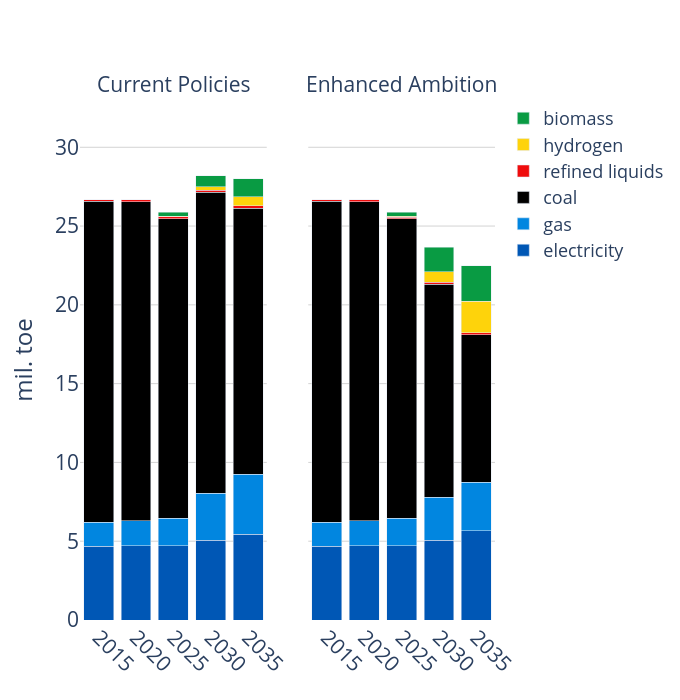

This figure's notebook cell:
### Code cell
years = list(range(2015, 2051, 5))

fig = make_subplots(
    rows=1, cols=2,
    shared_yaxes=True,
    shared_xaxes=True,
    subplot_titles=("Current Policies", "Enhanced Ambition")
)

# Add traces from fig1
for tr in fig1.data:
    tr.showlegend = False  # Show legend

    # Apply color and pattern if available
    if tr.name in fuel_colors:
        tr.marker.color = fuel_colors[tr.name]
        pattern = fuel_patterns.get(tr.name)
        if pattern:
            tr.marker.pattern = dict(shape=pattern)

    fig.add_trace(tr, row=1, col=1)

for tr in fig2.data:
    if tr.name in fuel_colors:
        tr.marker.color = fuel_colors[tr.name]
        pattern = fuel_patterns.get(tr.name)
        if pattern:
            tr.marker.pattern = dict(shape=pattern)

    fig.add_trace(tr, row=1, col=2, secondary_y=False)

# Layout settings
fig.update_layout(
    barmode='stack',
    plot_bgcolor='rgba(0,0,0,0)',
    width=680,
    height=700,
    # title=dict(
    #     text="<b>Panel B</b>",
    #     font=dict(size=28),
    #     x=0.5
    # ),
    yaxis=dict(
        title="mil. toe",
        range=[0, 33],
        showgrid=True,
        gridcolor='lightgray',
        title_font=dict(size=24),
        tickfont=dict(size=21)
    ),
    xaxis=dict(
        tickvals=years,
        ticktext=[str(y) for y in years],
        tickangle=45,
        tickfont=dict(size=21)
    ),
    yaxis2=dict(
        range=[0, 33],
        showgrid=True,
        gridcolor='lightgray',
        tickfont=dict(size=21)
    ),
    xaxis2=dict(
        tickvals=years,
        ticktext=[str(y) for y in years],
        tickangle=45,
        tickfont=dict(size=21)
    ),
    legend=dict(
        traceorder="reversed",
        font=dict(size=18),
        x=1.02, y=1,
        borderwidth=0
    )
)

# Apply font size to annotations (if any)
fig.update_annotations(font=dict(size=21))

pio.write_image(fig, "./fig/ironsteel_energy_type.png", width=650, height=680, scale=2)

# Show figure
fig.show()

### Figure 1 — Plotly figure (JSON) as saved in the notebook; plotly's stock layout.template omitted (floating-point values rounded to 4 significant figures)
{"data": [{"hovertemplate": "fuel=electricity<br>Year=%{x}<br>value=%{y}<extra></extra>", "legendgroup": "electricity", "marker": {"color": "#0057B5", "pattern": {"shape": ""}}, "name": "electricity", "orientation": "v", "showlegend": false, "textposition": "auto", "type": "bar", "x": [2015, 2020, 2025, 2030, 2035], "xaxis": "x", "y": [4.668, 4.711, 4.707, 5.048, 5.432], "yaxis": "y"}, {"hovertemplate": "fuel=gas<br>Year=%{x}<br>value=%{y}<extra></extra>", "legendgroup": "gas", "marker": {"color": "#0186E0", "pattern": {"shape": ""}}, "name": "gas", "orientation": "v", "showlegend": false, "textposition": "auto", "type": "bar", "x": [2015, 2020, 2025, 2030, 2035], "xaxis": "x", "y": [1.528, 1.585, 1.747, 2.994, 3.812], "yaxis": "y"}, {"hovertemplate": "fuel=coal<br>Year=%{x}<br>value=%{y}<extra></extra>", "legendgroup": "coal", "marker": {"color": "#000000", "pattern": {"shape": ""}}, "name": "coal", "orientation": "v", "showlegend": false, "textposition": "auto", "type": "bar", "x": [2015, 2020, 2025, 2030, 2035], "xaxis": "x", "y": [20.39, 20.26, 19.02, 19.11, 16.9], "yaxis": "y"}, {"hovertemplate": "fuel=refined liquids<br>Year=%{x}<br>value=%{y}<extra></extra>", "legendgroup": "refined liquids", "marker": {"color": "#EF0C0C", "pattern": {"shape": ""}}, "name": "refined liquids", "orientation": "v", "showlegend": false, "textposition": "auto", "type": "bar", "x": [2015, 2020, 2025, 2030, 2035], "xaxis": "x", "y": [0.09996, 0.1024, 0.1063, 0.1271, 0.1473], "yaxis": "y"}, {"hovertemplate": "fuel=hydrogen<br>Year=%{x}<br>value=%{y}<extra></extra>", "legendgroup": "hydrogen", "marker": {"color": "#FED30B", "pattern": {"shape": ""}}, "name": "hydrogen", "orientation": "v", "showlegend": false, "textposition": "auto", "type": "bar", "x": [2025, 2030, 2035], "xaxis": "x", "y": [0.054, 0.2038, 0.5642], "yaxis": "y"}, {"hovertemplate": "fuel=biomass<br>Year=%{x}<br>value=%{y}<extra></extra>", "legendgroup": "biomass", "marker": {"color": "#099B43", "pattern": {"shape": ""}}, "name": "biomass", "orientation": "v", "showlegend": false, "textposition": "auto", "type": "bar", "x": [2025, 2030, 2035], "xaxis": "x", "y": [0.2447, 0.7132, 1.16], "yaxis": "y"}, {"hovertemplate": "fuel=electricity<br>Year=%{x}<br>value=%{y}<extra></extra>", "legendgroup": "electricity", "marker": {"color": "#0057B5", "pattern": {"shape": ""}}, "name": "electricity", "orientation": "v", "showlegend": true, "textposition": "auto", "type": "bar", "x": [2015, 2020, 2025, 2030, 2035], "xaxis": "x2", "y": [4.668, 4.711, 4.702, 5.075, 5.655], "yaxis": "y2"}, {"hovertemplate": "fuel=gas<br>Year=%{x}<br>value=%{y}<extra></extra>", "legendgroup": "gas", "marker": {"color": "#0186E0", "pattern": {"shape": ""}}, "name": "gas", "orientation": "v", "showlegend": true, "textposition": "auto", "type": "bar", "x": [2015, 2020, 2025, 2030, 2035], "xaxis": "x2", "y": [1.528, 1.585, 1.742, 2.72, 3.074], "yaxis": "y2"}, {"hovertemplate": "fuel=coal<br>Year=%{x}<br>value=%{y}<extra></extra>", "legendgroup": "coal", "marker": {"color": "#000000", "pattern": {"shape": ""}}, "name": "coal", "orientation": "v", "showlegend": true, "textposition": "auto", "type": "bar", "x": [2015, 2020, 2025, 2030, 2035], "xaxis": "x2", "y": [20.39, 20.26, 19.01, 13.52, 9.37], "yaxis": "y2"}, {"hovertemplate": "fuel=refined liquids<br>Year=%{x}<br>value=%{y}<extra></extra>", "legendgroup": "refined liquids", "marker": {"color": "#EF0C0C", "pattern": {"shape": ""}}, "name": "refined liquids", "orientation": "v", "showlegend": true, "textposition": "auto", "type": "bar", "x": [2015, 2020, 2025, 2030, 2035], "xaxis": "x2", "y": [0.09996, 0.1024, 0.106, 0.13, 0.1439], "yaxis": "y2"}, {"hovertemplate": "fuel=hydrogen<br>Year=%{x}<br>value=%{y}<extra></extra>", "legendgroup": "hydrogen", "marker": {"color": "#FED30B", "pattern": {"shape": ""}}, "name": "hydrogen", "orientation": "v", "showlegend": true, "textposition": "auto", "type": "bar", "x": [2025, 2030, 2035], "xaxis": "x2", "y": [0.06071, 0.6532, 1.987], "yaxis": "y2"}, {"hovertemplate": "fuel=biomass<br>Year=%{x}<br>value=%{y}<extra></extra>", "legendgroup": "biomass", "marker": {"color": "#099B43", "pattern": {"shape": ""}}, "name": "biomass", "orientation": "v", "showlegend": true, "textposition": "auto", "type": "bar", "x": [2025, 2030, 2035], "xaxis": "x2", "y": [0.2438, 1.56, 2.268], "yaxis": "y2"}], "layout": {"annotations": [{"font": {"size": 21}, "showarrow": false, "text": "Current Policies", "x": 0.225, "xanchor": "center", "xref": "paper", "y": 1, "yanchor": "bottom", "yref": "paper"}, {"font": {"size": 21}, "showarrow": false, "text": "Enhanced Ambition", "x": 0.775, "xanchor": "center", "xref": "paper", "y": 1, "yanchor": "bottom", "yref": "paper"}], "barmode": "stack", "height": 700, "legend": {"borderwidth": 0, "font": {"size": 18}, "traceorder": "reversed", "x": 1.02, "y": 1}, "plot_bgcolor": "rgba(0,0,0,0)", "width": 680, "xaxis": {"anchor": "y", "domain": [0, 0.45], "tickangle": 45, "tickfont": {"size": 21}, "ticktext": ["2015", "2020", "2025", "2030", "2035", "2040", "2045", "2050"], "tickvals": [2015, 2020, 2025, 2030, 2035, 2040, 2045, 2050]}, "xaxis2": {"anchor": "y2", "domain": [0.55, 1], "tickangle": 45, "tickfont": {"size": 21}, "ticktext": ["2015", "2020", "2025", "2030", "2035", "2040", "2045", "2050"], "tickvals": [2015, 2020, 2025, 2030, 2035, 2040, 2045, 2050]}, "yaxis": {"anchor": "x", "domain": [0, 1], "gridcolor": "lightgray", "range": [0, 33], "showgrid": true, "tickfont": {"size": 21}, "title": {"font": {"size": 24}, "text": "mil. toe"}}, "yaxis2": {"anchor": "x2", "domain": [0, 1], "gridcolor": "lightgray", "matches": "y", "range": [0, 33], "showgrid": true, "showticklabels": false, "tickfont": {"size": 21}}}}
